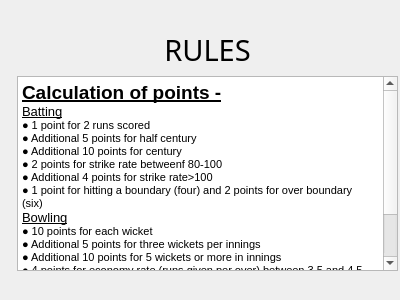
<?xml version="1.0" encoding="UTF-8"?>
<ui version="4.0">
 <class>Dialog</class>
 <widget class="QDialog" name="Dialog">
  <property name="geometry">
   <rect>
    <x>0</x>
    <y>0</y>
    <width>400</width>
    <height>300</height>
   </rect>
  </property>
  <property name="windowTitle">
   <string>Dialog</string>
  </property>
  <widget class="QWidget" name="">
   <property name="geometry">
    <rect>
     <x>17</x>
     <y>30</y>
     <width>381</width>
     <height>241</height>
    </rect>
   </property>
   <layout class="QVBoxLayout" name="verticalLayout">
    <item>
     <widget class="QLabel" name="label">
      <property name="font">
       <font>
        <family>Modern</family>
        <pointsize>22</pointsize>
       </font>
      </property>
      <property name="text">
       <string>RULES</string>
      </property>
      <property name="alignment">
       <set>Qt::AlignCenter</set>
      </property>
     </widget>
    </item>
    <item>
     <widget class="QTextBrowser" name="textBrowser">
      <property name="html">
       <string>&lt;!DOCTYPE HTML PUBLIC &quot;-//W3C//DTD HTML 4.0//EN&quot; &quot;http://www.w3.org/TR/REC-html40/strict.dtd&quot;&gt;
&lt;html&gt;&lt;head&gt;&lt;meta name=&quot;qrichtext&quot; content=&quot;1&quot; /&gt;&lt;style type=&quot;text/css&quot;&gt;
p, li { white-space: pre-wrap; }
&lt;/style&gt;&lt;/head&gt;&lt;body style=&quot; font-family:'MS Shell Dlg 2'; font-size:8pt; font-weight:400; font-style:normal;&quot;&gt;
&lt;p style=&quot; margin-top:0px; margin-bottom:0px; margin-left:0px; margin-right:0px; -qt-block-indent:0; text-indent:0px;&quot;&gt;&lt;span style=&quot; font-size:14pt; font-weight:600; text-decoration: underline;&quot;&gt;Calculation of points -&lt;/span&gt;&lt;/p&gt;
&lt;p style=&quot; margin-top:0px; margin-bottom:0px; margin-left:0px; margin-right:0px; -qt-block-indent:0; text-indent:0px;&quot;&gt;&lt;span style=&quot; font-size:10pt; text-decoration: underline;&quot;&gt;Batting&lt;/span&gt; &lt;/p&gt;
&lt;p style=&quot; margin-top:0px; margin-bottom:0px; margin-left:0px; margin-right:0px; -qt-block-indent:0; text-indent:0px;&quot;&gt;● 1 point for 2 runs scored  &lt;/p&gt;
&lt;p style=&quot; margin-top:0px; margin-bottom:0px; margin-left:0px; margin-right:0px; -qt-block-indent:0; text-indent:0px;&quot;&gt;● Additional 5 points for half century&lt;/p&gt;
&lt;p style=&quot; margin-top:0px; margin-bottom:0px; margin-left:0px; margin-right:0px; -qt-block-indent:0; text-indent:0px;&quot;&gt;● Additional 10 points for century  &lt;/p&gt;
&lt;p style=&quot; margin-top:0px; margin-bottom:0px; margin-left:0px; margin-right:0px; -qt-block-indent:0; text-indent:0px;&quot;&gt;● 2 points for strike rate betweenf 80-100  &lt;/p&gt;
&lt;p style=&quot; margin-top:0px; margin-bottom:0px; margin-left:0px; margin-right:0px; -qt-block-indent:0; text-indent:0px;&quot;&gt;● Additional 4 points for strike rate&amp;gt;100  &lt;/p&gt;
&lt;p style=&quot; margin-top:0px; margin-bottom:0px; margin-left:0px; margin-right:0px; -qt-block-indent:0; text-indent:0px;&quot;&gt;● 1 point for hitting a boundary (four) and 2 points for over boundary (six) &lt;/p&gt;
&lt;p style=&quot; margin-top:0px; margin-bottom:0px; margin-left:0px; margin-right:0px; -qt-block-indent:0; text-indent:0px;&quot;&gt;&lt;span style=&quot; font-size:10pt; text-decoration: underline;&quot;&gt;Bowling&lt;/span&gt;&lt;/p&gt;
&lt;p style=&quot; margin-top:0px; margin-bottom:0px; margin-left:0px; margin-right:0px; -qt-block-indent:0; text-indent:0px;&quot;&gt;● 10 points for each wicket  &lt;/p&gt;
&lt;p style=&quot; margin-top:0px; margin-bottom:0px; margin-left:0px; margin-right:0px; -qt-block-indent:0; text-indent:0px;&quot;&gt;● Additional 5 points for three wickets per innings  &lt;/p&gt;
&lt;p style=&quot; margin-top:0px; margin-bottom:0px; margin-left:0px; margin-right:0px; -qt-block-indent:0; text-indent:0px;&quot;&gt;● Additional 10 points for 5 wickets or more in innings  &lt;/p&gt;
&lt;p style=&quot; margin-top:0px; margin-bottom:0px; margin-left:0px; margin-right:0px; -qt-block-indent:0; text-indent:0px;&quot;&gt;● 4 points for economy rate (runs given per over) between 3.5 and 4.5  &lt;/p&gt;
&lt;p style=&quot; margin-top:0px; margin-bottom:0px; margin-left:0px; margin-right:0px; -qt-block-indent:0; text-indent:0px;&quot;&gt;● 7  points for economy rate between 2 and 3.5  &lt;/p&gt;
&lt;p style=&quot; margin-top:0px; margin-bottom:0px; margin-left:0px; margin-right:0px; -qt-block-indent:0; text-indent:0px;&quot;&gt;● 10 points for economy rate less than 2 &lt;/p&gt;
&lt;p style=&quot; margin-top:0px; margin-bottom:0px; margin-left:0px; margin-right:0px; -qt-block-indent:0; text-indent:0px;&quot;&gt;&lt;span style=&quot; font-size:10pt; text-decoration: underline;&quot;&gt;Fielding&lt;/span&gt; &lt;/p&gt;
&lt;p style=&quot; margin-top:0px; margin-bottom:0px; margin-left:0px; margin-right:0px; -qt-block-indent:0; text-indent:0px;&quot;&gt;● 10 points each for catch/stumping/run out &lt;/p&gt;&lt;/body&gt;&lt;/html&gt;</string>
      </property>
     </widget>
    </item>
   </layout>
  </widget>
 </widget>
 <resources/>
 <connections/>
</ui>
